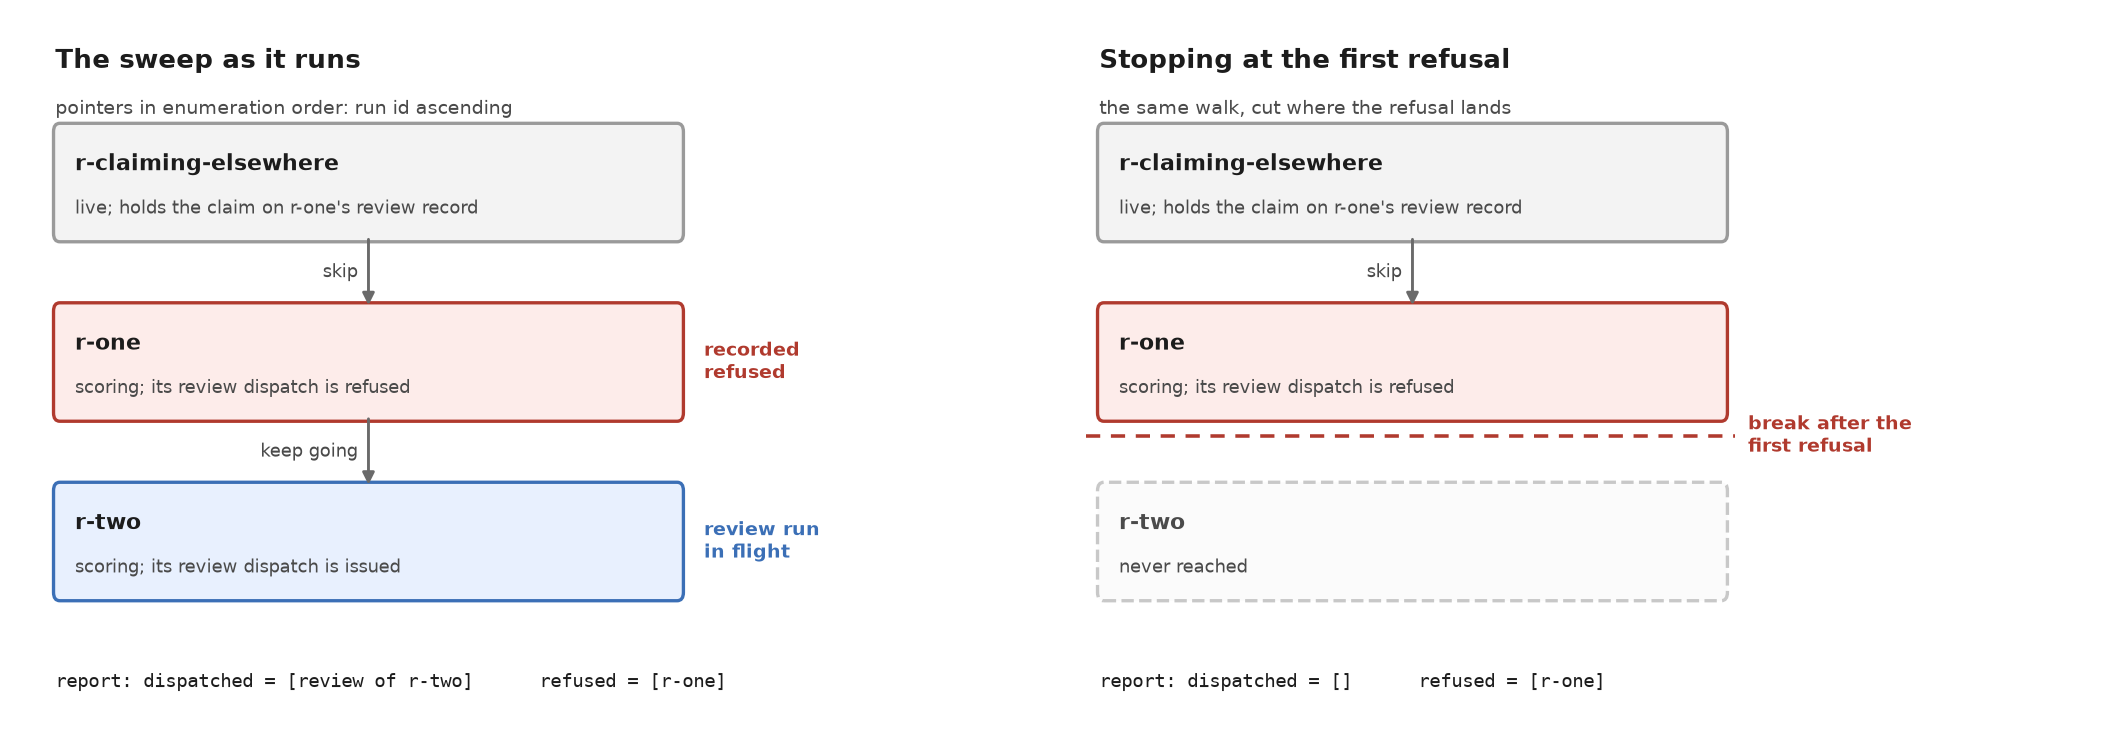

Generate this figure with Python:
"""Draw a review sweep's enumeration order and where stopping early cuts it.

The continuation claim is about ORDER, not about counts: the refused run is the
one the sweep reaches first, so a sweep that stops at the first refusal never
reaches the run behind it and reports an empty dispatch list. Drawing the two
panels side by side is what makes that visible - the same three pointers, the
same refusal, and one break in the middle of the walk.

Run: python docs/figures/scoring-should-stop-a-promotion/review_refusal_continuation.py
"""

from __future__ import annotations

from pathlib import Path

import matplotlib

matplotlib.use("Agg")
import matplotlib.pyplot as plt
from matplotlib.patches import FancyArrowPatch, FancyBboxPatch

HERE = Path(__file__).resolve().parent

INK = "#1c1c1c"
MUTED = "#4a4a4a"
NEUTRAL_FACE = "#f3f3f3"
NEUTRAL_EDGE = "#9a9a9a"
REFUSED_FACE = "#fdecea"
REFUSED_EDGE = "#b03a2e"
DISPATCHED_FACE = "#e8f0fe"
DISPATCHED_EDGE = "#3b6fb6"
UNREACHED_FACE = "#fbfbfb"
UNREACHED_EDGE = "#c8c8c8"

ROWS = (
    (
        "r-claiming-elsewhere",
        "live; holds the claim on r-one's review record",
        NEUTRAL_FACE,
        NEUTRAL_EDGE,
    ),
    ("r-one", "scoring; its review dispatch is refused", REFUSED_FACE, REFUSED_EDGE),
    ("r-two", "scoring; its review dispatch is issued", DISPATCHED_FACE, DISPATCHED_EDGE),
)

BOX_X, BOX_W, BOX_H = 0.35, 7.0, 0.95
ROW_Y = (4.55, 3.05, 1.55)


def _row(ax, y, label, sub, face, edge, *, dashed=False):
    ax.add_patch(
        FancyBboxPatch(
            (BOX_X, y),
            BOX_W,
            BOX_H,
            boxstyle="round,pad=0.02,rounding_size=0.07",
            linewidth=1.5,
            edgecolor=edge,
            facecolor=face,
            linestyle="--" if dashed else "-",
        )
    )
    ax.text(
        BOX_X + 0.22,
        y + BOX_H * 0.66,
        label,
        ha="left",
        va="center",
        fontsize=10,
        fontweight="bold",
        color=INK if not dashed else MUTED,
    )
    ax.text(
        BOX_X + 0.22,
        y + BOX_H * 0.27,
        sub,
        ha="left",
        va="center",
        fontsize=8.2,
        color=MUTED,
    )


def _arrow(ax, start, end, text, *, color="#6a6a6a", style="-", offset=0.12):
    ax.add_patch(
        FancyArrowPatch(
            start,
            end,
            arrowstyle="-|>",
            mutation_scale=11,
            linewidth=1.3,
            color=color,
            linestyle=style,
            shrinkA=0,
            shrinkB=0,
        )
    )
    if text:
        ax.text(
            start[0] - offset,
            (start[1] + end[1]) / 2,
            text,
            ha="right",
            va="center",
            fontsize=8,
            color=MUTED,
        )


def _panel(ax, title, note):
    ax.set_xlim(0, 11.4)
    ax.set_ylim(0.6, 6.35)
    ax.axis("off")
    ax.text(0.35, 6.15, title, fontsize=11.5, fontweight="bold", color=INK, va="top")
    ax.text(0.35, 5.72, note, fontsize=8.6, color=MUTED, va="top")


def main() -> None:
    fig, axes = plt.subplots(1, 2, figsize=(13.2, 4.6))

    left = axes[0]
    _panel(
        left,
        "The sweep as it runs",
        "pointers in enumeration order: run id ascending",
    )
    for y, row in zip(ROW_Y, ROWS, strict=True):
        _row(left, y, *row)
    _arrow(left, (BOX_X + BOX_W * 0.5, ROW_Y[0]), (BOX_X + BOX_W * 0.5, ROW_Y[1] + BOX_H), "skip")
    _arrow(left, (BOX_X + BOX_W * 0.5, ROW_Y[1]), (BOX_X + BOX_W * 0.5, ROW_Y[2] + BOX_H), "keep going")
    left.text(
        BOX_X + BOX_W + 0.25,
        ROW_Y[1] + BOX_H / 2,
        "recorded\nrefused",
        ha="left",
        va="center",
        fontsize=8.4,
        color=REFUSED_EDGE,
        fontweight="bold",
    )
    left.text(
        BOX_X + BOX_W + 0.25,
        ROW_Y[2] + BOX_H / 2,
        "review run\nin flight",
        ha="left",
        va="center",
        fontsize=8.4,
        color=DISPATCHED_EDGE,
        fontweight="bold",
    )
    left.text(
        BOX_X,
        0.85,
        "report: dispatched = [review of r-two]      refused = [r-one]",
        ha="left",
        va="center",
        fontsize=8.6,
        color=INK,
        family="monospace",
    )

    right = axes[1]
    _panel(
        right,
        "Stopping at the first refusal",
        "the same walk, cut where the refusal lands",
    )
    _row(right, ROW_Y[0], *ROWS[0])
    _row(right, ROW_Y[1], *ROWS[1])
    _row(right, ROW_Y[2], ROWS[2][0], "never reached", UNREACHED_FACE, UNREACHED_EDGE, dashed=True)
    _arrow(right, (BOX_X + BOX_W * 0.5, ROW_Y[0]), (BOX_X + BOX_W * 0.5, ROW_Y[1] + BOX_H), "skip")
    cut = ROW_Y[1] - 0.14
    right.plot(
        [BOX_X - 0.15, BOX_X + BOX_W + 0.1],
        [cut, cut],
        color=REFUSED_EDGE,
        linewidth=1.6,
        linestyle=(0, (4, 3)),
    )
    right.text(
        BOX_X + BOX_W + 0.25,
        cut,
        "break after the\nfirst refusal",
        ha="left",
        va="center",
        fontsize=8.4,
        color=REFUSED_EDGE,
        fontweight="bold",
    )
    right.text(
        BOX_X,
        0.85,
        "report: dispatched = []      refused = [r-one]",
        ha="left",
        va="center",
        fontsize=8.6,
        color=INK,
        family="monospace",
    )

    fig.tight_layout()
    target = HERE / "review_refusal_continuation.png"
    fig.savefig(target, dpi=160)
    print(target)


if __name__ == "__main__":
    main()
